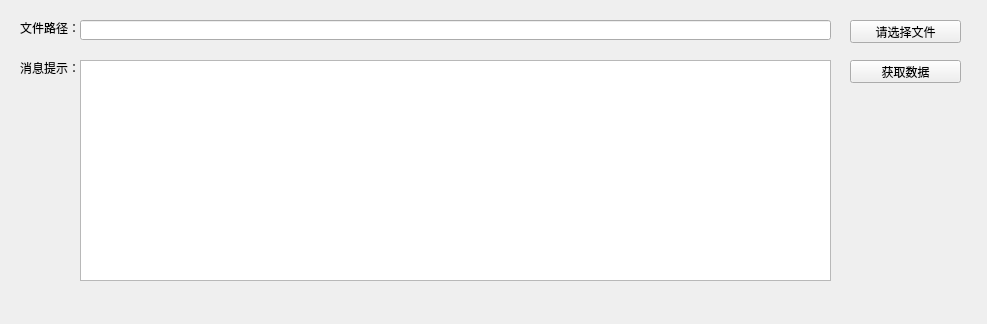
<?xml version="1.0" encoding="UTF-8"?>
<ui version="4.0">
 <class>TakeStepLogData</class>
 <widget class="QWidget" name="TakeStepLogData">
  <property name="geometry">
   <rect>
    <x>0</x>
    <y>0</y>
    <width>987</width>
    <height>324</height>
   </rect>
  </property>
  <property name="windowTitle">
   <string>TakeStepLogData</string>
  </property>
  <widget class="QLineEdit" name="PathlineEdit">
   <property name="geometry">
    <rect>
     <x>80</x>
     <y>20</y>
     <width>751</width>
     <height>20</height>
    </rect>
   </property>
  </widget>
  <widget class="QTextEdit" name="textEdit">
   <property name="geometry">
    <rect>
     <x>80</x>
     <y>60</y>
     <width>751</width>
     <height>221</height>
    </rect>
   </property>
   <property name="readOnly">
    <bool>true</bool>
   </property>
  </widget>
  <widget class="QLabel" name="label_4">
   <property name="geometry">
    <rect>
     <x>20</x>
     <y>60</y>
     <width>61</width>
     <height>16</height>
    </rect>
   </property>
   <property name="text">
    <string>消息提示：</string>
   </property>
  </widget>
  <widget class="QLabel" name="label">
   <property name="geometry">
    <rect>
     <x>20</x>
     <y>20</y>
     <width>61</width>
     <height>16</height>
    </rect>
   </property>
   <property name="text">
    <string>文件路径：</string>
   </property>
  </widget>
  <widget class="QPushButton" name="pushButton_2">
   <property name="geometry">
    <rect>
     <x>850</x>
     <y>60</y>
     <width>111</width>
     <height>23</height>
    </rect>
   </property>
   <property name="text">
    <string>获取数据</string>
   </property>
  </widget>
  <widget class="QPushButton" name="pushButton">
   <property name="geometry">
    <rect>
     <x>850</x>
     <y>20</y>
     <width>111</width>
     <height>23</height>
    </rect>
   </property>
   <property name="text">
    <string>请选择文件</string>
   </property>
  </widget>
 </widget>
 <resources/>
 <connections/>
</ui>
